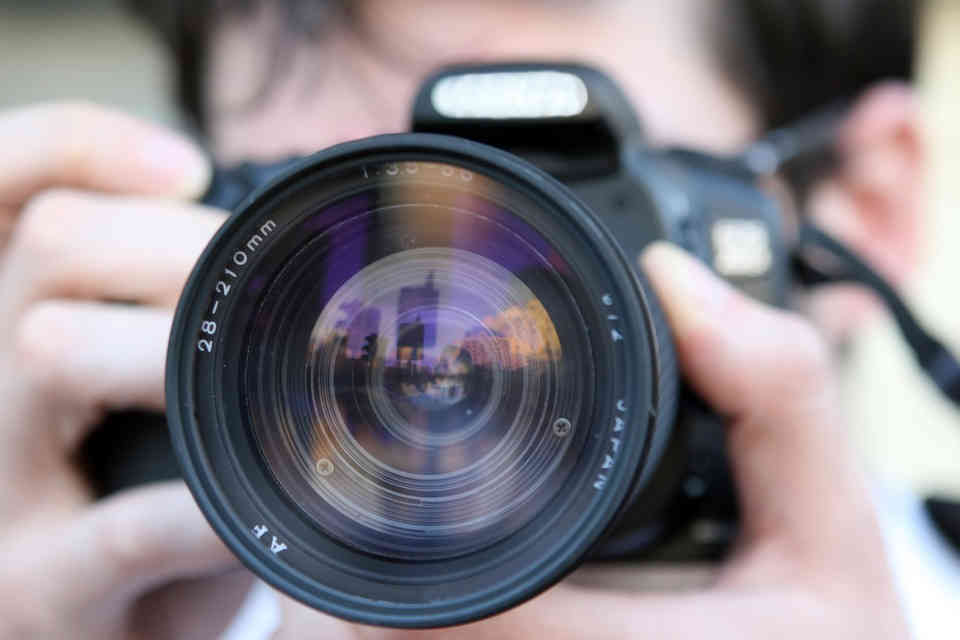
#> input picture img/obraz.jpg, 960 x 640 px
$ python zadanie3.py
#> lines starting #> are read from the running program, lines starting #| are printed output that depends on the picture
import cv2

img = cv2.imread('img/obraz.jpg')
#> img is the input picture: shape (640, 960, 3); mean B, G, R 136.1, 129.7, 136
(h,w) = img.shape[:2]
#> h = 640; w = 960
M = cv2.getRotationMatrix2D((0,0),30,1)
rotated = cv2.warpAffine(img,M,(w,h))
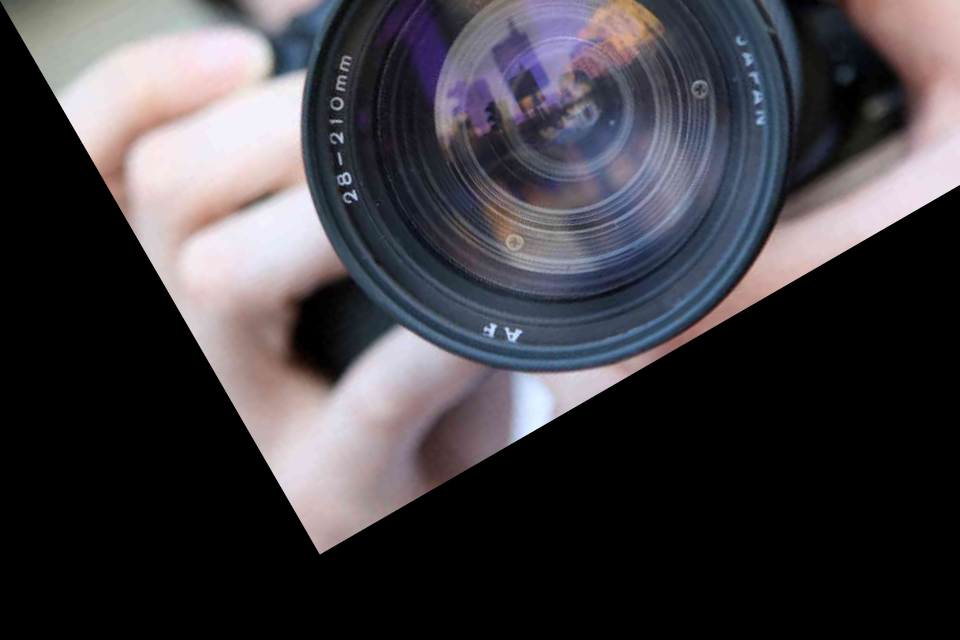
#> rotated: shape (640, 960, 3); mean B, G, R 66.7, 61.7, 64.6
cv2.imshow('obraz', rotated)
cv2.waitKey(0)

$ run again, with img/R.jpg copied over img/obraz.jpg
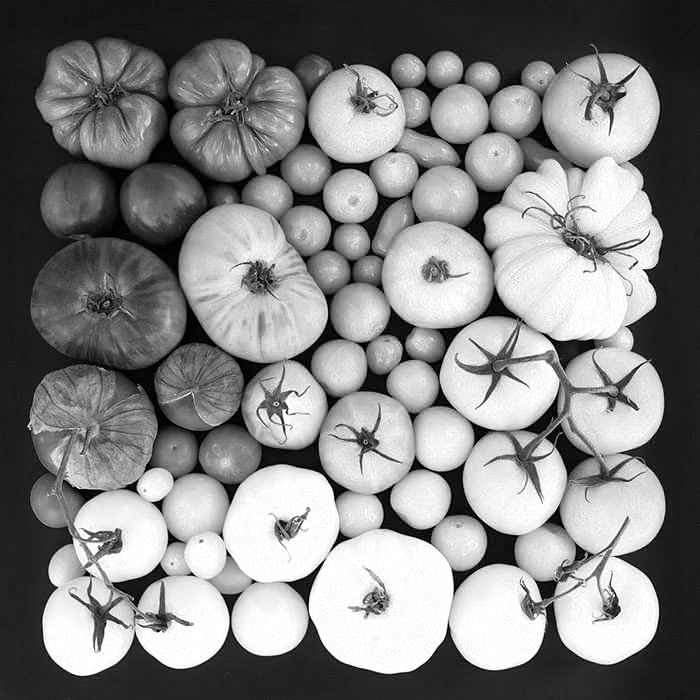
#> input picture img/R.jpg, 700 x 700 px
#> img is the input picture: shape (700, 700, 3); min 0, max 255, mean 131.1
#> `rotated = cv2.warpAffine(img,M,(w,h))`:
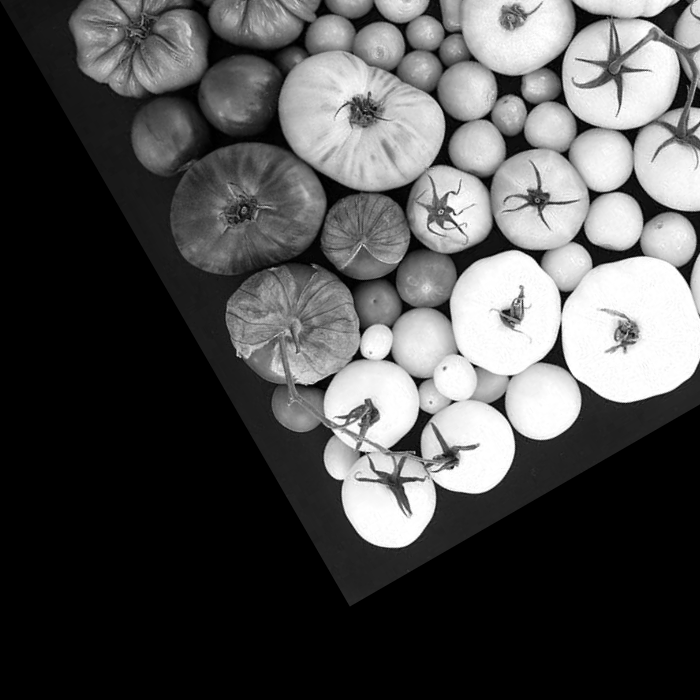
#> rotated: shape (700, 700, 3); min 0, max 255, mean 79.7
